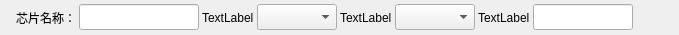
          <widget class="QWidget" name="chipInfoWidget_1" native="true">
           <property name="minimumSize">
            <size>
             <width>0</width>
             <height>35</height>
            </size>
           </property>
           <property name="maximumSize">
            <size>
             <width>16777215</width>
             <height>35</height>
            </size>
           </property>
           <layout class="QHBoxLayout" name="horizontalLayout_4">
            <property name="spacing">
             <number>3</number>
            </property>
            <property name="leftMargin">
             <number>6</number>
            </property>
            <property name="topMargin">
             <number>0</number>
            </property>
            <property name="rightMargin">
             <number>6</number>
            </property>
            <property name="bottomMargin">
             <number>0</number>
            </property>
            <item>
             <widget class="QLabel" name="chipNameText">
              <property name="minimumSize">
               <size>
                <width>70</width>
                <height>0</height>
               </size>
              </property>
              <property name="maximumSize">
               <size>
                <width>70</width>
                <height>16777215</height>
               </size>
              </property>
              <property name="text">
               <string>芯片名称：</string>
              </property>
              <property name="alignment">
               <set>Qt::AlignRight|Qt::AlignTrailing|Qt::AlignVCenter</set>
              </property>
             </widget>
            </item>
            <item>
             <widget class="QLineEdit" name="chipNameEdit">
              <property name="minimumSize">
               <size>
                <width>120</width>
                <height>26</height>
               </size>
              </property>
              <property name="maximumSize">
               <size>
                <width>120</width>
                <height>26</height>
               </size>
              </property>
             </widget>
            </item>
            <item>
             <widget class="QLabel" name="progText">
              <property name="text">
               <string>TextLabel</string>
              </property>
             </widget>
            </item>
            <item>
             <widget class="QComboBox" name="progComboBox">
              <property name="minimumSize">
               <size>
                <width>80</width>
                <height>26</height>
               </size>
              </property>
              <property name="maximumSize">
               <size>
                <width>80</width>
                <height>26</height>
               </size>
              </property>
             </widget>
            </item>
            <item>
             <widget class="QLabel" name="InsModeText">
              <property name="text">
               <string>TextLabel</string>
              </property>
             </widget>
            </item>
            <item>
             <widget class="QComboBox" name="InsModeComboBox">
              <property name="minimumSize">
               <size>
                <width>80</width>
                <height>26</height>
               </size>
              </property>
              <property name="maximumSize">
               <size>
                <width>80</width>
                <height>26</height>
               </size>
              </property>
             </widget>
            </item>
            <item>
             <widget class="QLabel" name="indexText">
              <property name="text">
               <string>TextLabel</string>
              </property>
             </widget>
            </item>
            <item>
             <widget class="QLineEdit" name="indexEdit">
              <property name="minimumSize">
               <size>
                <width>100</width>
                <height>26</height>
               </size>
              </property>
              <property name="maximumSize">
               <size>
                <width>100</width>
                <height>26</height>
               </size>
              </property>
             </widget>
            </item>
            <item>
             <spacer name="horizontalSpacer_2">
              <property name="orientation">
               <enum>Qt::Horizontal</enum>
              </property>
              <property name="sizeHint" stdset="0">
               <size>
                <width>40</width>
                <height>20</height>
               </size>
              </property>
             </spacer>
            </item>
           </layout>
          </widget>
